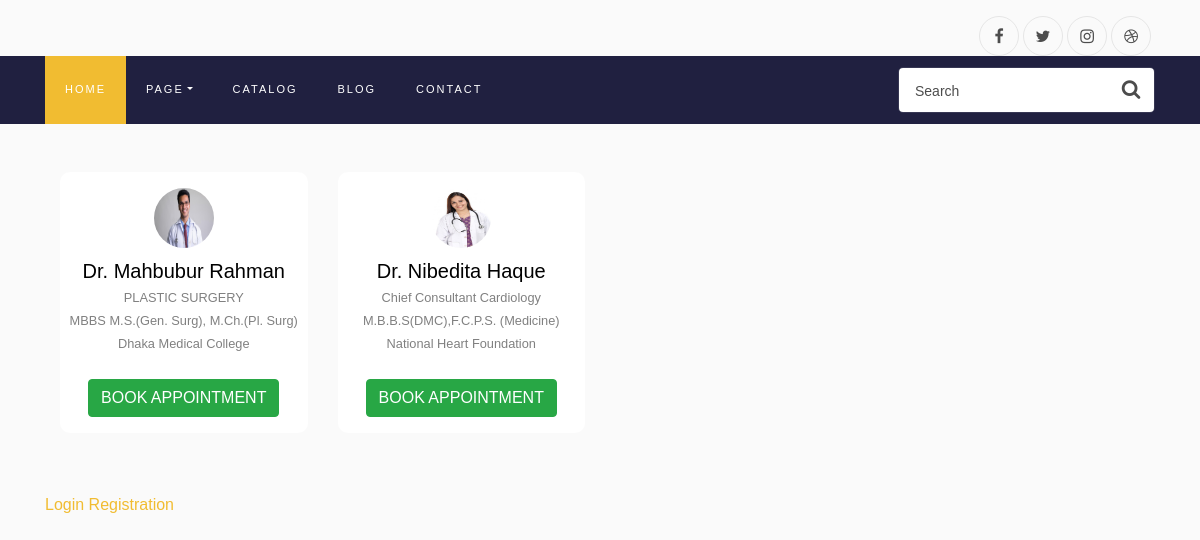
The page /doctor_list/ on the database its author committed.
### userManagement/models.py (models this page shows, shortened)
class DoctorProfile(models.Model):
    image = models.ImageField(upload_to='doctor/', blank=True, null=True, default="doctor/default_icon.png",)
    user = models.ForeignKey(Doctor, default=None, on_delete=models.CASCADE)
    name = models.CharField(max_length=50,blank=True,null=True)
    email = models.EmailField(blank=True,null=True)
    status = models.BooleanField(blank=True,null=True,default=True)
    degree = models.CharField(max_length=500,blank=True,null=True)
    hospital_name = models.CharField(max_length=100,blank=True,null=True)
    speciality = models.CharField(max_length=100,blank=True,null=True)
    def create_user_profile(sender, instance, created, **kwargs):
        if created and instance.type == Types.Doctor:
            DoctorProfile.objects.create(user=instance)
    post_save.connect(create_user_profile, sender=Doctor)

### userManagement/views.py (the view)
# urls.py: path('doctor_list/',userView.doctor_list,name='doctor_list')
def doctor_list(request):
    doctors = DoctorProfile.objects.all()
    context={
        'doctors':doctors
    }
    return render(request, 'userManagement/doctorList.html', context)

### templates/userManagement/doctorList.html (shortened to what this page needs)
{% extends 'base.html' %}
{% load static %}
{% block content %}
    <div class="container mt-5 mb-5">
    <div class="row g-2">
    {% for d in  doctors %}
        {% if  d.name is not None %}
        <div class="col-md-3">
            <div class="card p-2 py-3 text-center">
                <div class="img mb-2"> <img src="{{ d.image.url }}" width="60" height="60" class="rounded-circle"> </div>
                <h5 class="mb-0">{{ d.name}}</h5> <small>{{ d.speciality }}</small>
                <small>{{ d.degree }}</small>
                <small>{{ d.hospital_name }}</small>
                <div class="mt-4 apointment"> <button class="btn btn-success text-uppercase">Book Appointment</button> </div>
            </div>
        </div>
        {% endif %}
    {% endfor %}
</div>
    </div>
{% endblock content %}

### templates/base.html (shortened to what this page needs)
{% load static %}
<!DOCTYPE html>
<html lang="en">
<head>
    <link rel="stylesheet" href="https://cdn.jsdelivr.net/npm/bootstrap@4.6.0/dist/css/bootstrap.min.css"
>
    <link rel="stylesheet" href="https://stackpath.bootstrapcdn.com/font-awesome/4.7.0/css/font-awesome.min.css">
    <link rel="stylesheet" href="{% static 'css/style.css' %}">
</head>
<body>
<section class="ftco-section">
    <div class="container">
        <div class="row justify-content-between">
            <div class="col d-flex justify-content-end">
                <div class="social-media">
                    <p class="mb-0 d-flex">
                        <a href="#" class="d-flex align-items-center justify-content-center"><span
                                class="fa fa-facebook"><i class="sr-only">Facebook</i></span></a>
                        <a href="#" class="d-flex align-items-center justify-content-center"><span
                                class="fa fa-twitter"><i class="sr-only">Twitter</i></span></a>
                        <a href="#" class="d-flex align-items-center justify-content-center"><span
                                class="fa fa-instagram"><i class="sr-only">Instagram</i></span></a>
                        <a href="#" class="d-flex align-items-center justify-content-center"><span
                                class="fa fa-dribbble"><i class="sr-only">Dribbble</i></span></a>
                    </p>
                </div>
            </div>
        </div>
    </div>
    <nav class="navbar navbar-expand-lg navbar-dark ftco_navbar bg-dark ftco-navbar-light" id="ftco-navbar">
        <div class="container">
            <form action="#" class="searchform order-lg-last">
                <div class="form-group d-flex">
                    <input type="text" class="form-control pl-3" placeholder="Search">
                    <button type="submit" placeholder="" class="form-control search"><span class="fa fa-search"></span>
                    </button>
                </div>
            </form>
            <div class="collapse navbar-collapse" id="ftco-nav">
                <ul class="navbar-nav mr-auto">
                    <li class="nav-item active"><a href="#" class="nav-link">Home</a></li>
                    <li class="nav-item dropdown">
                        <a class="nav-link dropdown-toggle" href="#" id="dropdown04" data-toggle="dropdown"
                           aria-haspopup="true" aria-expanded="false">Page</a>
                    </li>
                    <li class="nav-item"><a href="#" class="nav-link">Catalog</a></li>
                    <li class="nav-item"><a href="#" class="nav-link">Blog</a></li>
                    <li class="nav-item"><a href="#" class="nav-link">Contact</a></li>
                </ul>
            </div>
        </div>
    </nav>
    <div class="container">
        {% block content%}
        {% endblock content %}
        <a href="{% url 'login' %}">Login</a>
        <a href="{% url 'registration' %}">Registration</a>
    </div>
</section>
</body>
</html>

### templates/base.html (style rules this page uses)
.card { border: none; border-radius: 10px; transition: all 1s; cursor: pointer; margin-bottom: 10px; }

### rows shown on the page
DoctorProfile: image (picture), name "Dr. Mahbubur Rahman", speciality "PLASTIC SURGERY", degree "MBBS M.S.(Gen. Surg), M.Ch.(Pl. Surg)", hospital_name "Dhaka Medical College"
DoctorProfile: image (picture), name "Dr. Nibedita Haque", speciality "Chief Consultant Cardiology", degree "M.B.B.S(DMC),F.C.P.S. (Medicine)", hospital_name "National Heart Foundation"
